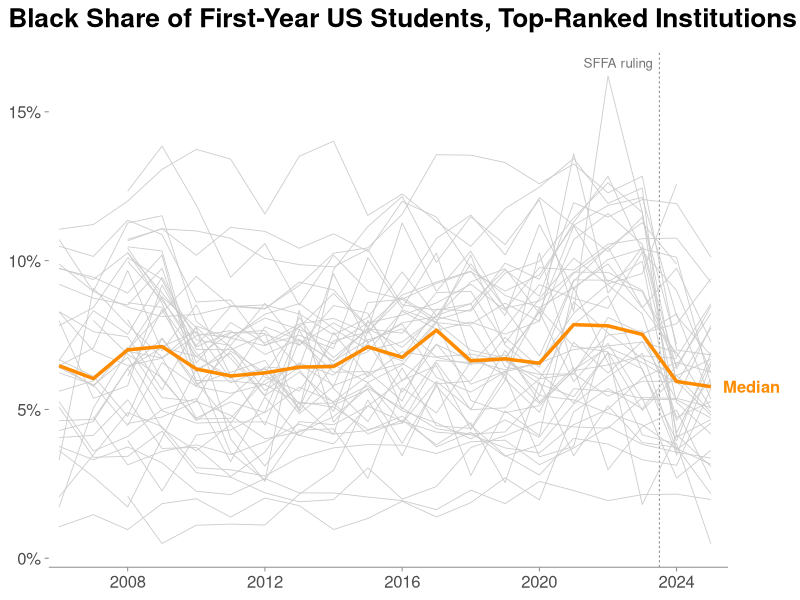
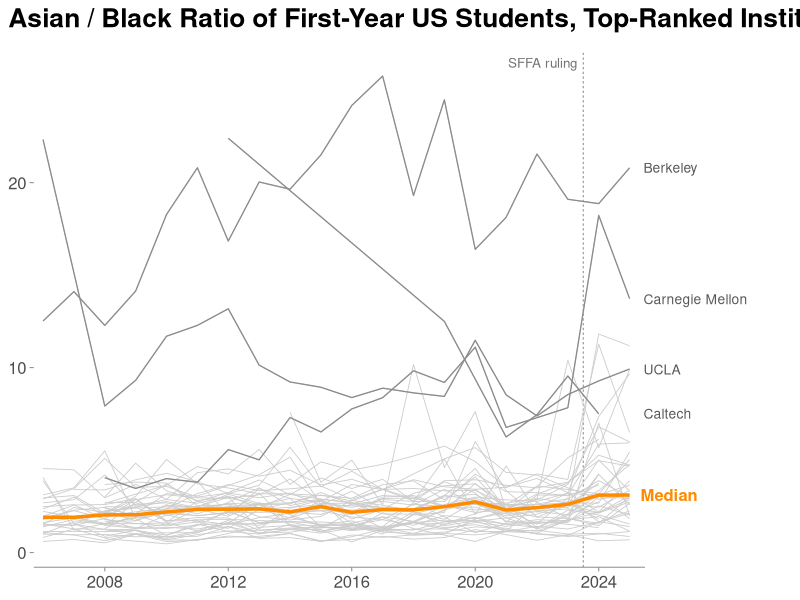

Write the R code that produced these figures, in order.
## ---- chunk 1
#| label: setup
#| include: false
library(dplyr)
library(knitr)
library(ggplot2)
library(scales)
cds <- read.csv("../data/processed/clean.csv", check.names = FALSE)

# School groups, defined once here so that counts quoted in early prose
# (e.g. the Data section's filing coverage) can be computed inline.
FIFTEEN <- c("brown","caltech","cmu","columbia","cornell","dartmouth",
             "duke","emory","jhu","princeton","penn","uchicago",
             "vanderbilt","wustl","yale")
AMICI <- c("amherst","barnard","bates","bowdoin","brynmawr","carleton",
           "colby","conncoll","davidson","fandm","hamilton","hampshire",
           "haverford","macalester","middlebury","mtholyoke","oberlin",
           "pomona","reed","sarahlawrence","smith","stolaf","swarthmore",
           "trinity","union","vassar","wellesley","williams",
           "bucknell","clark","tufts","washandlee","wesleyan")
US_NEWS_UNIVS <- c(
  "princeton", "mit", "harvard", "stanford", "yale", "uchicago",
  "duke", "jhu", "northwestern", "penn", "caltech", "cornell",
  "brown", "dartmouth", "columbia", "berkeley", "rice", "ucla",
  "vanderbilt", "cmu", "umich", "notredame", "wustl", "emory",
  "georgetown")
# Service academies (Navy, Air Force, Army) are ranked in the US News
# top-25 LACs but excluded from the analysis.
US_NEWS_LACS <- c(
  "williams", "amherst", "swarthmore", "bowdoin",
  "cmc", "pomona", "wellesley", "carleton", "hmc",
  "barnard", "davidson", "grinnell", "hamilton", "middlebury",
  "smith", "vassar", "wesleyan", "washandlee", "colgate", "richmond",
  "bates", "colby")
TOPRANKED <- c(US_NEWS_UNIVS, US_NEWS_LACS)
SCHOOLS63 <- union(c("harvard", FIFTEEN, AMICI), TOPRANKED)
stopifnot(length(SCHOOLS63) == 63)

# Fall 2025 filing coverage. "Usable" means the filing reports a Black
# first-year count (Bryn Mawr's 2025-26 CDS omits the racial table and
# is therefore not usable; Macalester's reports race but no Total row
# and counts as usable here).
has_2025_black <- cds |>
  filter(year == 2025,
         category == "Black or African American, non-Hispanic") |>
  mutate(n = suppressWarnings(as.numeric(first_time_first_year))) |>
  filter(!is.na(n)) |>
  pull(school)
n2025_63 <- sum(SCHOOLS63 %in% has_2025_black)
n2025_47 <- sum(TOPRANKED %in% has_2025_black)

harvard <- cds |>
  filter(school == "harvard") |>
  mutate(n = suppressWarnings(as.numeric(first_time_first_year))) |>
  filter(!is.na(n)) |>
  select(year, category, n)

wide <- harvard |>
  tidyr::pivot_wider(names_from = category, values_from = n) |>
  rename(black   = `Black or African American, non-Hispanic`,
         total   = `Total`,
         nonres  = `Nonresident`) |>
  mutate(us_total    = total - nonres,
         black_share = black / us_total)
## ---- chunk 2
#| include: false
# The conversion factor is calibrated on the single cohort observable in
# both metrics: the Class of 2019, admitted spring 2015, entering fall
# 2015. Card's side is 234/1,679 (Card 2017, 125); the CDS side is
# Harvard's fall 2015 filing, taken from clean.csv. base_share (the fall
# 2010-2015 CDS mean) anchors the CDS-side pre/post comparison only.
baseline <- wide |> filter(year %in% 2010:2015)
base_share <- mean(baseline$black_share)
card_cal <- 234 / 1679
cds_cal <- wide$black_share[wide$year == 2015]
factor <- cds_cal / card_cal    # CDS units per Card unit
## ---- chunk 3
#| echo: false
#| label: tbl-harvard
#| tbl-cap: "Black share of Harvard's entering class under the federal (CDS) metric and the expert-report (Card) metric. The CDS metric is the single-race Black share of enrolled US first-years. The conversion factor between metrics is 0.54, calibrated on the Class of 2019, the one cohort observable in both metrics. Card-unit entries other than the calibration cohort are obtained by conversion; the fall 2010-2015 average is a CDS-side quantity only."
post <- wide |> filter(year %in% 2024:2025)
post_share <- mean(post$black_share)
tibble::tibble(
  ` ` = c("Calibration cohort (Class of 2019, entered fall 2015)",
          "Fall 2010-2015 average",
          "Race-blind simulation (Card 2017)",
          "Post-ruling classes (Classes of 2028-29, avg)"),
  `CDS units`  = sprintf("%.1f%%", 100 * c(cds_cal, base_share, 0.06 * factor, post_share)),
  `Card units` = c(sprintf("%.1f%%", 100 * card_cal), "—",
                   sprintf("%.1f%%", 100 * c(0.06, post_share / factor)))
) |> kable(align = "lrr")
## ---- chunk 4
#| echo: false
#| label: tbl-fifteen
#| tbl-cap: "Black share of first-year US students at the fifteen research universities that filed the Universities Brief, ordered by proportional change. The pre-period comprises the entering classes of fall 2010-2015. The post-period averages fall 2024 and fall 2025 where both filings exist. Changes are computed on unrounded shares and may differ slightly from values recomputed from the rounded shares shown."
# FIFTEEN is defined in the setup chunk.
UNAMES <- c(brown = "Brown", caltech = "Caltech",
  cmu = "Carnegie Mellon", columbia = "Columbia", cornell = "Cornell",
  dartmouth = "Dartmouth", duke = "Duke", emory = "Emory",
  jhu = "Johns Hopkins", princeton = "Princeton", penn = "Penn",
  uchicago = "Chicago", vanderbilt = "Vanderbilt",
  wustl = "Washington Univ.", yale = "Yale")

ru <- cds |>
  filter(school %in% FIFTEEN,
         category %in% c("Black or African American, non-Hispanic",
                         "Total", "Nonresident")) |>
  mutate(n = suppressWarnings(as.numeric(first_time_first_year))) |>
  select(school, year, category, n) |>
  tidyr::pivot_wider(names_from = category, values_from = n) |>
  rename(black  = `Black or African American, non-Hispanic`,
         total  = `Total`,
         nonres = `Nonresident`) |>
  mutate(nonres = ifelse(is.na(nonres), 0, nonres),
         share  = black / (total - nonres))

rp <- function(yrs, name) {
  ru |> filter(year %in% yrs) |> group_by(school) |>
    summarise("{name}" := mean(share, na.rm = TRUE), .groups = "drop")
}

rtab <- rp(2010:2015, "litigation") |>
  left_join(rp(2024:2025, "post"), by = "school") |>
  mutate(change = post / litigation - 1) |>
  arrange(change)

rt_pct <- function(x) ifelse(is.nan(x) | is.na(x), "—",
                             sprintf("%.1f%%", 100*x))
rt_chg <- function(x) {
  p <- round(100 * x)
  ifelse(is.nan(x) | is.na(x), "—",
         ifelse(p == 0, "0%", sprintf("%+.0f%%", p)))
}

r_avg <- rtab |>
  summarise(school = "all",
            litigation = mean(litigation, na.rm = TRUE),
            post = mean(post, na.rm = TRUE)) |>
  mutate(change = post / litigation - 1)

bind_rows(rtab, r_avg) |>
  transmute(University = ifelse(school == "all",
                                "All 15 signatories (mean)",
                                UNAMES[school]),
            `Fall 2010-15 avg` = rt_pct(litigation),
            `Fall 2024-25 avg` = rt_pct(post),
            `Change` = rt_chg(change)) |>
  kable(align = "lrrr")
## ---- chunk 5
#| include: false
# AMICI is defined in the setup chunk.
ab <- cds |>
  filter(school %in% AMICI,
         category %in% c("Black or African American, non-Hispanic",
                         "Total")) |>
  mutate(n = suppressWarnings(as.numeric(first_time_first_year))) |>
  select(school, year, category, n) |>
  tidyr::pivot_wider(names_from = category, values_from = n) |>
  rename(black = `Black or African American, non-Hispanic`,
         total = `Total`) |>
  mutate(share = black / total)   # whole class, as the brief measures it

period_avg <- function(yrs, name) {
  ab |> filter(year %in% yrs) |> group_by(school) |>
    summarise("{name}" := mean(share, na.rm = TRUE), .groups = "drop")
}

tbl <- period_avg(2010:2015, "litigation") |>
  left_join(period_avg(2020:2023, "floyd"),  by = "school") |>
  left_join(period_avg(2024,      "y2024"),  by = "school") |>
  left_join(period_avg(2025,      "y2025"),  by = "school") |>
  left_join(period_avg(2024:2025, "post"),   by = "school") |>
  mutate(change = post / litigation - 1) |>
  arrange(change)

# Helpers for inline prose below.
half_n <- sum(tbl$post <= 0.5 * tbl$litigation, na.rm = TRUE)
base_ratio <- function(s) tbl$post[tbl$school == s] / tbl$litigation[tbl$school == s]
hv2025 <- ab |> filter(school == "haverford", year == 2025)
## ---- chunk 6
#| echo: false
#| label: tbl-amici
#| tbl-cap: "Whole-class Black share for all thirty-three signatories of the Amherst brief, ordered by proportional change. The pre-period comprises the entering classes of fall 2010-2015. The post-period averages fall 2024 and fall 2025, or reflects fall 2024 alone where no usable 2025-26 filing exists. Changes are computed on unrounded shares and may differ slightly from values recomputed from the rounded shares shown."
NAMES <- c(amherst = "Amherst", barnard = "Barnard", bates = "Bates",
  bowdoin = "Bowdoin", brynmawr = "Bryn Mawr", carleton = "Carleton",
  colby = "Colby", conncoll = "Connecticut College", davidson = "Davidson",
  fandm = "Franklin & Marshall", hamilton = "Hamilton",
  hampshire = "Hampshire", haverford = "Haverford",
  macalester = "Macalester", middlebury = "Middlebury",
  mtholyoke = "Mount Holyoke", oberlin = "Oberlin", pomona = "Pomona",
  reed = "Reed", sarahlawrence = "Sarah Lawrence", smith = "Smith",
  stolaf = "St. Olaf", swarthmore = "Swarthmore", trinity = "Trinity",
  union = "Union", vassar = "Vassar", wellesley = "Wellesley",
  williams = "Williams", bucknell = "Bucknell", clark = "Clark",
  tufts = "Tufts", washandlee = "Washington & Lee", wesleyan = "Wesleyan")

pct <- function(x) ifelse(is.nan(x) | is.na(x), "—", sprintf("%.1f%%", 100*x))
chg <- function(x) {
  p <- round(100 * x)
  ifelse(is.nan(x) | is.na(x), "—",
         ifelse(p == 0, "0%", sprintf("%+.0f%%", p)))
}

fmt <- function(df, label = NULL) {
  transmute(df,
    School = if (is.null(label)) NAMES[school] else label,
    `Fall 2010-15 avg` = pct(litigation),
    `Fall 2024-25 avg` = pct(post),
    `Change` = chg(change))
}

avg_row <- tbl |>
  summarise(school = "all", litigation = mean(litigation, na.rm = TRUE),
            floyd = mean(floyd, na.rm = TRUE),
            y2024 = mean(y2024, na.rm = TRUE),
            y2025 = mean(y2025, na.rm = TRUE),
            post  = mean(post,  na.rm = TRUE)) |>
  mutate(change = post / litigation - 1)

bind_rows(
  tbl |> arrange(change) |> fmt(),
  avg_row |> fmt(label = "All 33 signatories (mean)")
) |> kable(align = "lrrr")
## ---- chunk 7
#| include: false
# Sensitivity of the amici evaluation to the choice of pre-period,
# summarized in the prose above (table not shown). inv columns: baseline
# mean, post-ruling mean, and the count of signatories at or below one
# half of their own baseline.
windows <- list(`Fall 2010-15 (litigation estimation window)` = 2010:2015,
                `Fall 2016-19`  = 2016:2019,
                `Fall 2020-23 (final preference-era classes)`  = 2020:2023,
                `Fall 2010-21 (all filings public at signing)` = 2010:2021)
inv <- t(sapply(windows, function(yrs) {
  base <- period_avg(yrs, "base"); p <- period_avg(2024:2025, "post")
  x <- inner_join(base, p, by = "school")
  c(base = mean(x$base, na.rm = TRUE), post = mean(x$post, na.rm = TRUE),
    n = sum(x$post <= 0.5 * x$base, na.rm = TRUE))
}))
## ---- chunk 8
#| include: false
# TOPRANKED (US News top-25 universities + top-25 LACs, less the service
# academies) is defined in the setup chunk.
pool50 <- cds |>
  filter(school %in% TOPRANKED, year %in% 2006:2025,
         category %in% c("Black or African American, non-Hispanic",
                         "Asian, non-Hispanic", "Total", "Nonresident")) |>
  mutate(n = suppressWarnings(as.numeric(first_time_first_year))) |>
  select(school, year, category, n) |>
  tidyr::pivot_wider(names_from = category, values_from = n) |>
  rename(black  = `Black or African American, non-Hispanic`,
         asian  = `Asian, non-Hispanic`,
         total  = `Total`,
         nonres = `Nonresident`) |>
  mutate(nonres   = ifelse(is.na(nonres), 0, nonres),
         us_total = total - nonres) |>
  filter(is.finite(us_total), us_total >= 100)

# Tufte-styled spaghetti plot: no grid, recessive axes, direct labels in
# place of a legend, and a dashed rule (rather than a shaded band) marking
# the ruling.
spaghetti50 <- function(df, title, y_format) {
  med <- df |> group_by(year) |>
    summarise(y = median(y, na.rm = TRUE), .groups = "drop")
  med_end <- med |> filter(year == max(year))
  ggplot(df, aes(year, y, group = school)) +
    geom_vline(xintercept = 2023.5, color = "grey60",
               linewidth = 0.4, linetype = "22") +
    geom_line(color = "grey80", linewidth = 0.3, na.rm = TRUE) +
    geom_line(data = med, aes(year, y), inherit.aes = FALSE,
              color = "darkorange", linewidth = 1.2) +
    annotate("text", x = med_end$year + 0.35, y = med_end$y,
             label = "Median", color = "darkorange", fontface = "bold",
             hjust = 0, size = 4.2) +
    annotate("text", x = 2023.3, y = Inf, label = "SFFA ruling",
             color = "grey45", hjust = 1, vjust = 1.5, size = 3.4) +
    scale_x_continuous(breaks = seq(2008, 2024, 4),
                       limits = c(2005.7, 2025.5), expand = c(0, 0)) +
    scale_y_continuous(labels = y_format) +
    coord_cartesian(clip = "off") +
    labs(title = title, x = NULL, y = NULL) +
    theme_minimal(base_size = 12) +
    theme(
      panel.grid          = element_blank(),
      axis.line.x         = element_line(color = "grey55", linewidth = 0.35),
      axis.ticks.x        = element_line(color = "grey55", linewidth = 0.35),
      axis.ticks.y        = element_line(color = "grey55", linewidth = 0.35),
      axis.ticks.length   = unit(3, "pt"),
      axis.text           = element_text(color = "grey30", size = 12),
      plot.title          = element_text(face = "bold", size = 19,
                                         margin = margin(b = 14)),
      plot.title.position = "plot",
      plot.margin         = margin(6, 52, 6, 6)
    )
}
## ---- chunk 9
#| echo: false
#| fig-width: 10
#| fig-height: 5.5
#| label: fig-black
#| fig-cap: "US Black share of the entering class at the forty-seven institutions in the 2026 US News top-25 National Universities and top-25 National Liberal Arts Colleges (service academies excluded), fall 2006 through fall 2025. Grey lines are individual institutions, the orange line is the cross-sectional median, and the dashed vertical line marks the SFFA ruling. The fall 2025 median is computed over the thirty-nine institutions with usable filings. Sources: IPEDS Fall Enrollment and CDS item B2."
spaghetti50(
  pool50 |> filter(!is.na(black)) |> mutate(y = black / us_total),
  title    = "Black Share of First-Year US Students, Top-Ranked Institutions",
  y_format = label_percent(accuracy = 1))
## ---- chunk 10
#| echo: false
#| fig-width: 10
#| fig-height: 5.5
#| warning: false
#| label: fig-ratio
#| fig-cap: "Ratio of Asian to Black first-year US students at the same forty-seven institutions. Institution-years with fewer than five Black first-years are excluded. Grey lines are individual institutions, the orange line is the cross-sectional median, and the dashed vertical line marks the SFFA ruling. The four labeled institutions, drawn in darker grey, are Berkeley and UCLA, whose admissions California's Proposition 209 (adopted 1996) has bound since the fall 1998 entering class, and two STEM-intensive schools, Caltech and Carnegie Mellon. Sources: IPEDS Fall Enrollment and CDS item B2."
ratio_df <- pool50 |> filter(!is.na(black), !is.na(asian), black >= 5) |>
  mutate(y = asian / black)
# Right-margin labels for the four schools named in the text. Label y
# positions are each school's final observed ratio (Berkeley 20.8 and
# CMU 13.7 in 2025, UCLA 9.9 in 2025, Caltech 7.5 in 2024). Revisit
# positions if clean.csv is updated.
ratio_labels <- tibble::tibble(
  school = c("berkeley", "cmu", "ucla", "caltech"),
  label  = c("Berkeley", "Carnegie Mellon", "UCLA", "Caltech"),
  y_lab  = c(20.8, 13.7, 9.9, 7.5))
spaghetti50(
  ratio_df,
  title    = "Asian / Black Ratio of First-Year US Students, Top-Ranked Institutions",
  y_format = label_number(accuracy = 1)) +
  geom_line(data = ratio_df |> filter(school %in% ratio_labels$school),
            color = "grey55", linewidth = 0.45, na.rm = TRUE) +
  annotate("text", x = 2025.45, y = ratio_labels$y_lab,
           label = ratio_labels$label, color = "grey35",
           hjust = 0, size = 3.5) +
  theme(plot.margin = margin(6, 112, 6, 6))
